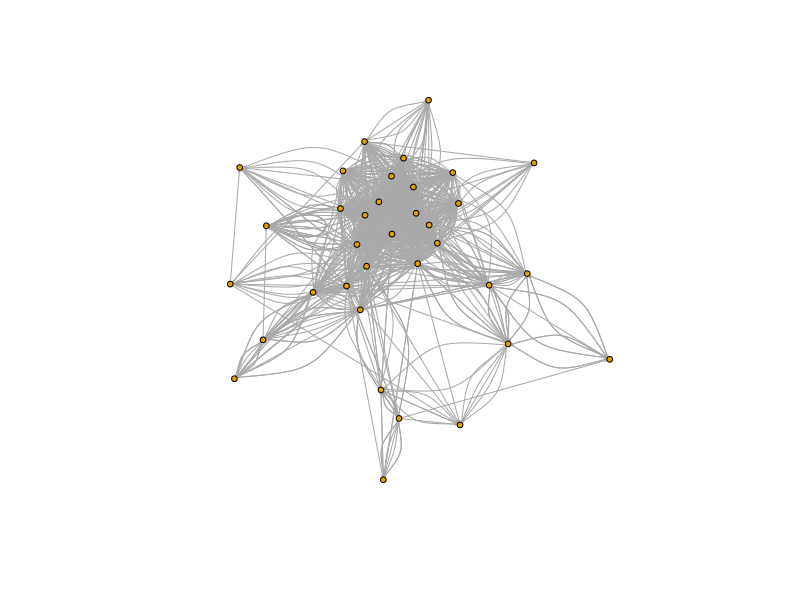
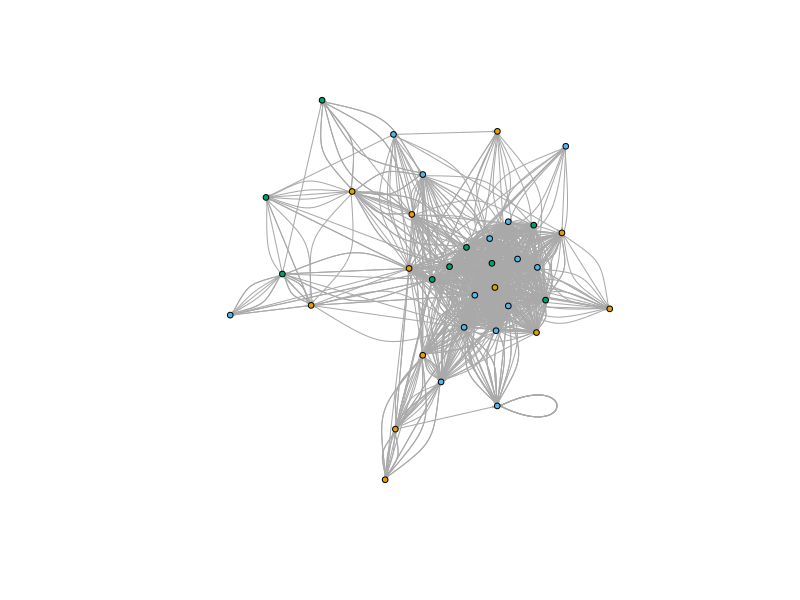
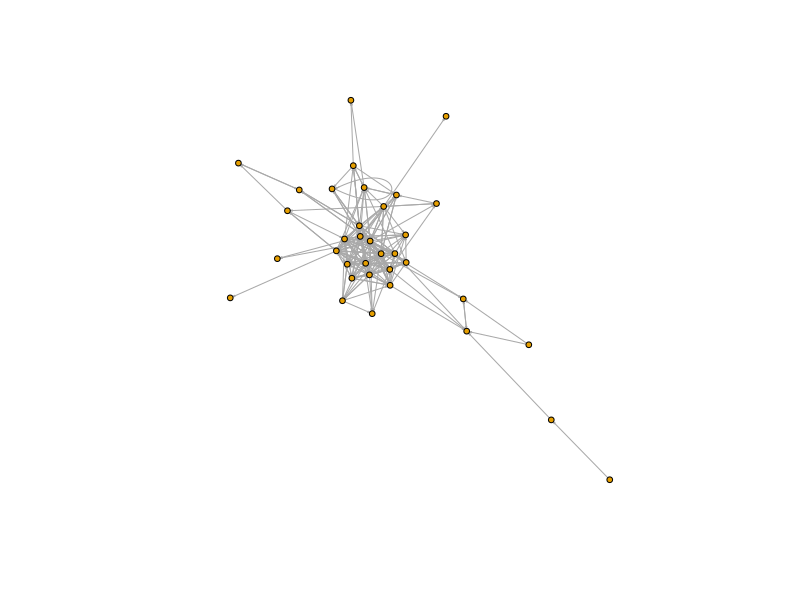
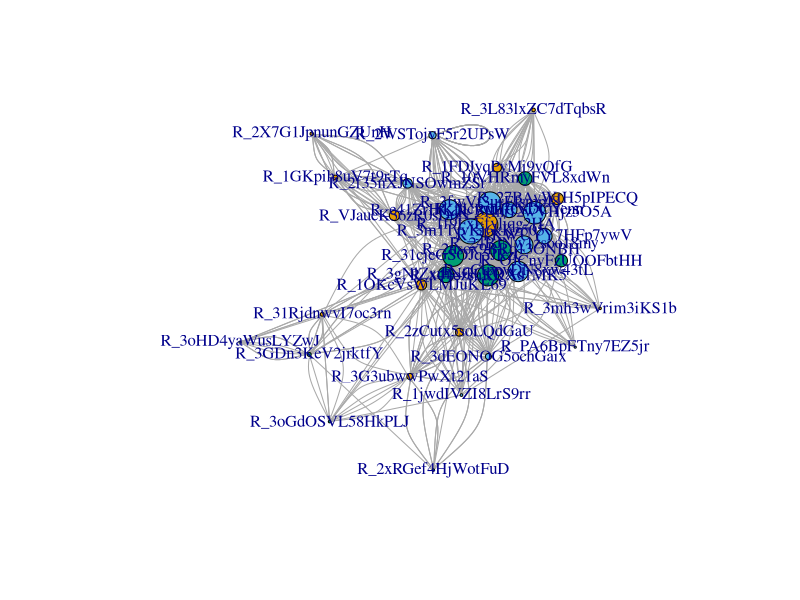
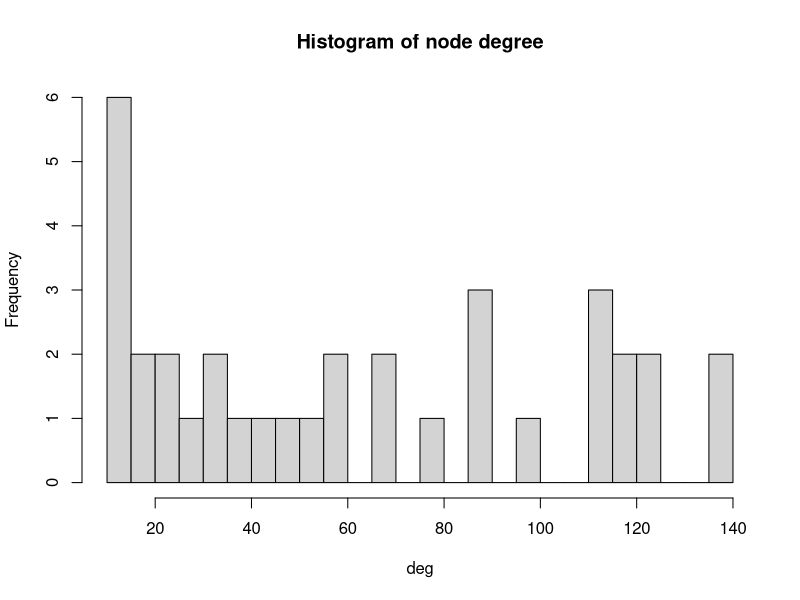
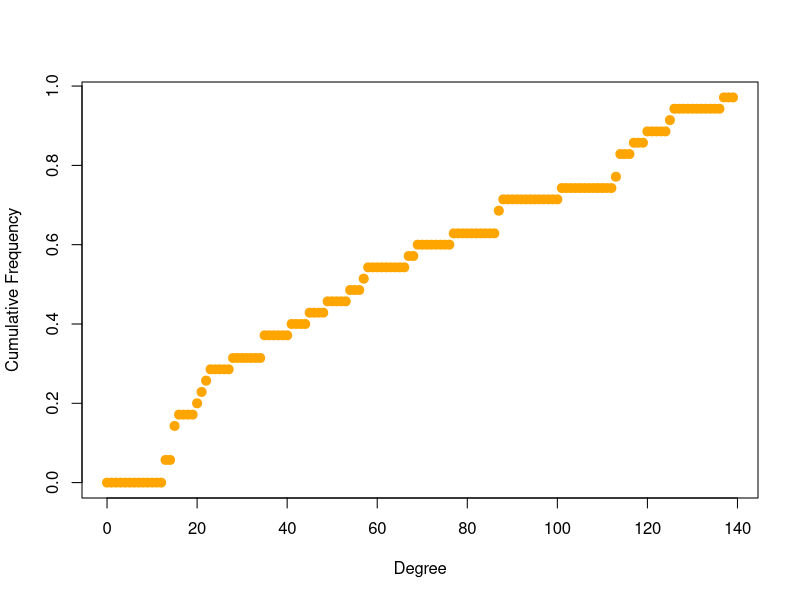
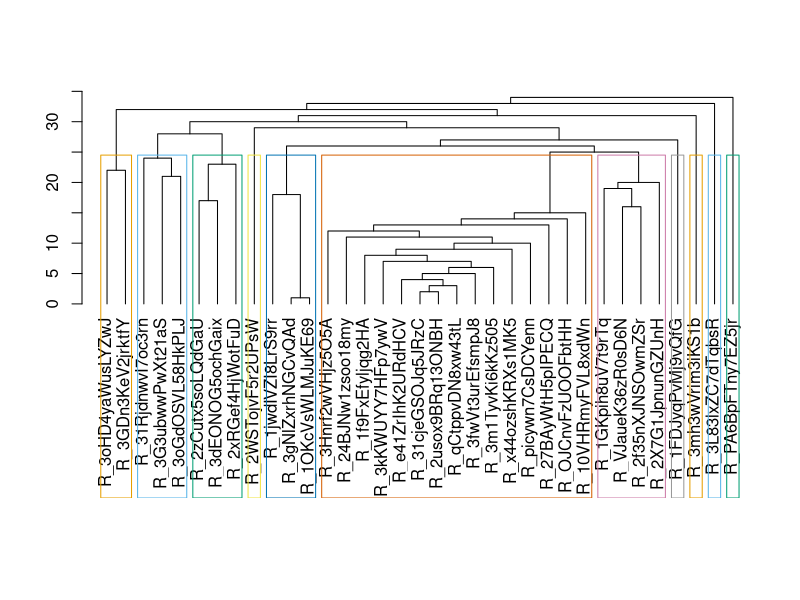
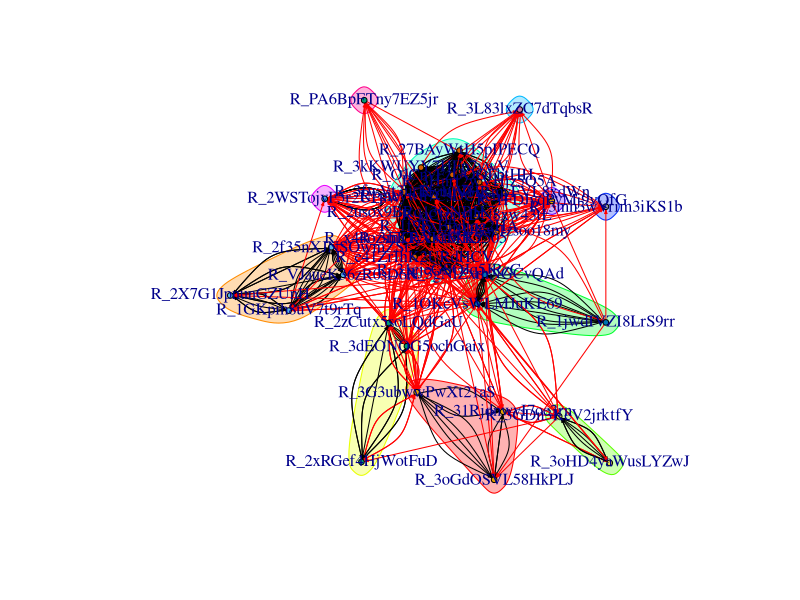

The R script that drew these images, in order:

library(readr)
library(tidyverse)


edge_data <- read_csv("edge_data.csv")

edgelist <- edge_data %>% select(Out_tie, In_tie, tie_type)
nodelist <- edge_data %>% select(Out_tie, introvert) %>% distinct()

library(igraph)

newnetwork <- graph_from_data_frame(d = edgelist,
                                    vertices = nodelist,
                                    directed = TRUE)


plot(newnetwork,
     edge.arrow.size = 0.1,
     vertex.size = 3,
     vertex.label = NA)


V(newnetwork)$color <- V(newnetwork)$introvert

plot(newnetwork,
     edge.arrow.size = 0.1,
     vertex.size = 3,
     vertex.label = NA)

edgelist1 <- edgelist %>% filter(tie_type == 3)#we filter the edge list to just identify one element of interactions (e.g. friendship)
newnetwork1 <- graph_from_data_frame(d = edgelist1,
                                    vertices = nodelist,
                                    directed = TRUE)
plot(newnetwork1,
     edge.arrow.size = 0.1,
     vertex.size = 3,
     vertex.label = NA)

# Let's do some descriptive stats
edge_density(newnetwork, loops=F)

# We can confirm that directly
ecount(newnetwork)/(vcount(newnetwork)*(vcount(newnetwork)-1))

reciprocity(newnetwork)
transitivity(newnetwork, type="global")
diameter(newnetwork, directed=F, weights=NA)

deg <- degree(newnetwork, mode="all")
mean(deg)
plot(newnetwork, vertex.size=deg/10, edge.arrow.size = 0.1)
hist(deg, breaks = 20, main="Histogram of node degree")

deg.dist <- degree_distribution(newnetwork, cumulative=T, mode="all")
plot( x=0:max(deg), y=1-deg.dist, pch=19, cex=1.2, col="orange", xlab="Degree", ylab="Cumulative Frequency")


degree(newnetwork, mode="in")
centr_degree(newnetwork, mode="in", normalized=T)

#connectedness --> if you are closely connected with others your relatively more influential
closeness(newnetwork, mode="all", weights=NA)

#betweeness --> e.g. Alex in our class (=all people/connections are passing through Alex)
#e.g. medici family (not rich, but married strategically so they know cool people)
betweenness(newnetwork, directed=T, weights=NA)


mean_distance(newnetwork, directed=T)
distances(newnetwork, weights=NA)



ceb <- cluster_edge_betweenness(newnetwork)
dendPlot(ceb, mode="hclust")
plot(ceb, newnetwork, vertex.size = 3, edge.arrow.size = 0.2)



clp <- cluster_label_prop(newnetwork)
plot(clp, newnetwork, newnetwork, vertex.size = 3, edge.arrow.size = 0.2)

